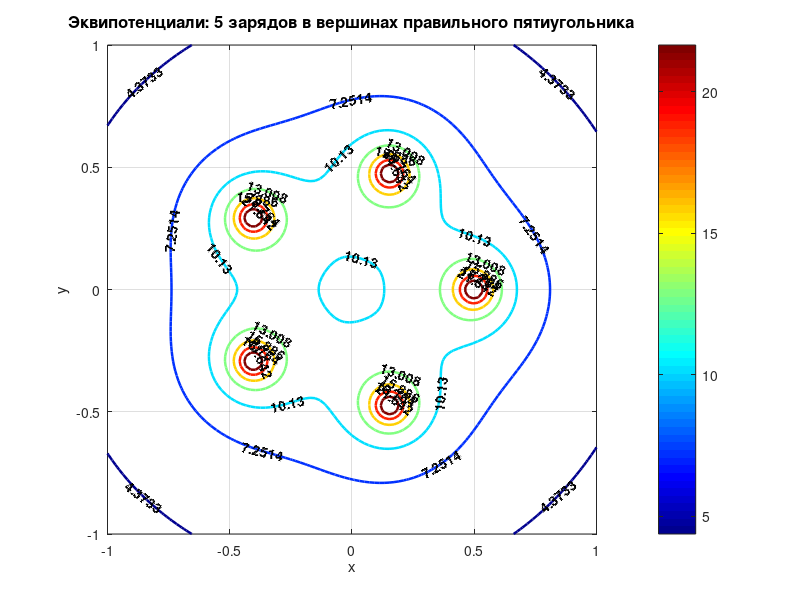

Write the MATLAB code that produced this figure.
more off

function z = phi(x, y)
    % Пять одинаковых положительных зарядов
    q = ones(1, 5);
    
    % Позиции зарядов: вершины правильного пятиугольника радиуса R = 0.5
    R = 0.5;
    theta = 2 * pi * (0:4) / 5;  % 0, 72°, 144°, 216°, 288°
    x0 = R * cos(theta);
    y0 = R * sin(theta);
    
    % Регуляризация: предотвращаем деление на ноль
    eps_reg = 0.05;  
    r_sq = (x - x0).^2 + (y - y0).^2 + eps_reg^2;
    z = sum(q ./ sqrt(r_sq));
endfunction

% Параметры сетки
N = 100;
xmin = -1; xmax = 1;
ymin = -1; ymax = 1;
x = linspace(xmin, xmax, N);
y = linspace(ymin, ymax, N);

% Вычисление потенциала в узлах сетки
A = zeros(N, N);
for i = 1:N
    for j = 1:N
        A(i, j) = phi(x(i), y(j));
    endfor
endfor

% Диапазон потенциала
phi_min = min(min(A));
phi_max = max(max(A));
printf("Потенциал: от %g до %g\n", phi_min, phi_max);

% Уровни потенциала 
NL = 7;
c_min = max(phi_min * 1.2, 4.0);  
c_max = phi_max * 0.85;
c = linspace(c_min, c_max, NL);

filename = 'lab5_variant8.txt';
FID = fopen(filename, 'wt');
if (FID == -1)
    error("Ошибка: не удалось создать файл %s", filename);
endif

% Поиск точек пересечения уровней
for k = 1:NL
    level = c(k);
    printf('Уровень %i: c = %g\n', k, level);
    cnt = 0;

    %  Пересечения вдоль вертикальных линий (постоянный x)
    for i = 1:N
        for j = 1:N-1
            v1 = A(i, j) - level;
            v2 = A(i, j+1) - level;
            if (v1 * v2 < 0)  % есть пересечение
                t = v1 / (v1 - v2);  % интерполяция
                yc = y(j) + t * (y(j+1) - y(j));
                fprintf(FID, '%.6g\t%.6g\t%.6g\n', x(i), yc, level);
                cnt++;
            endif
        endfor
    endfor
    fprintf(FID, '\n');

    % Пересечения вдоль горизонтальных линий (постоянный y)
    for j = 1:N
        for i = 1:N-1
            v1 = A(i, j) - level;
            v2 = A(i+1, j) - level;
            if (v1 * v2 < 0)
                t = v1 / (v1 - v2);
                xc = x(i) + t * (x(i+1) - x(i));
                fprintf(FID, '%.6g\t%.6g\t%.6g\n', xc, y(j), level);
                cnt++;
            endif
        endfor
    endfor

    printf('  -> найдено %i точек\n', cnt);
    if (k < NL)
        fprintf(FID, '\n\n');
    endif
endfor

fclose(FID);
printf("\nФайл '%s' успешно создан.\n", filename);

content = fileread(filename);
printf("\n=== Содержимое файла ===\n");
printf("%s", content);

printf("\nПостроение контурного графика\n");
clf;
colormap("jet");
[CC, HH] = contour(x, y, A', c, "linewidth", 1.8);
clabel(CC, HH, c, "fontsize", 10, "fontweight", "bold");
title("Эквипотенциали: 5 зарядов в вершинах правильного пятиугольника", "fontsize", 12);
xlabel("x"); ylabel("y");
axis("equal");
grid on;
colorbar();